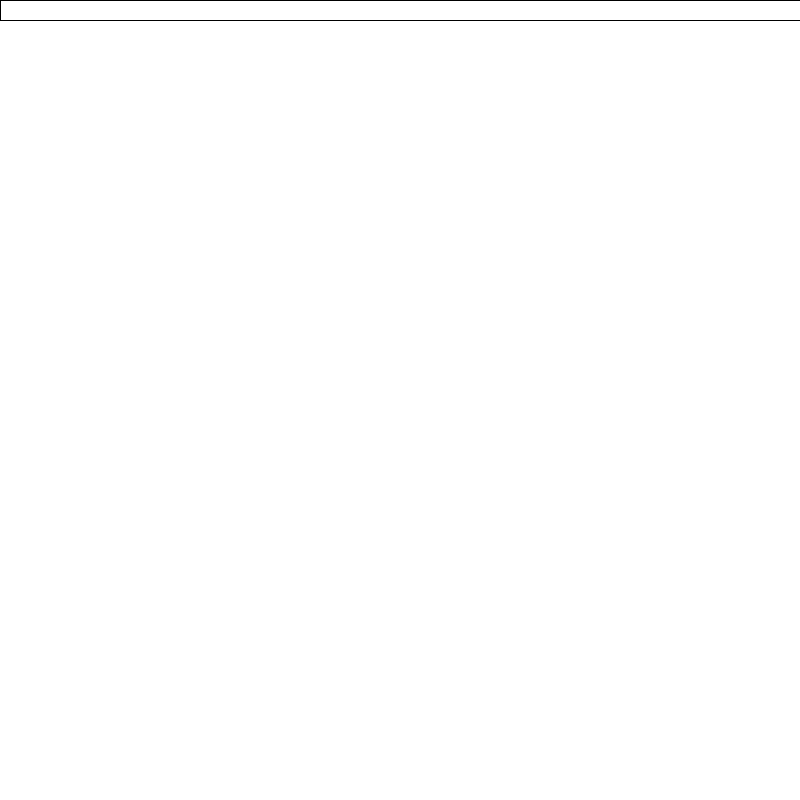
Frame 1 (no input)
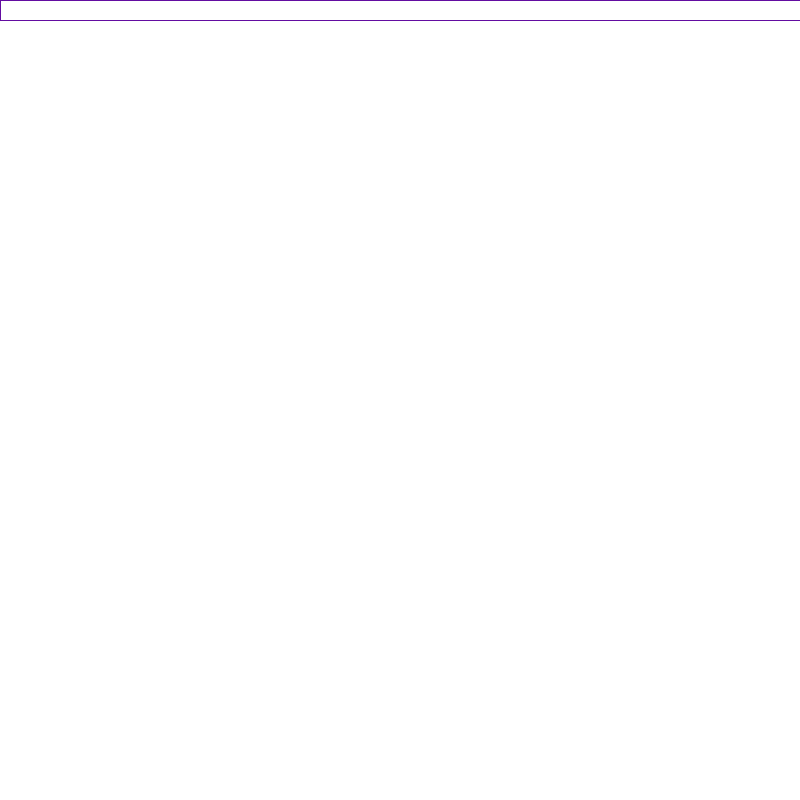
Frame 60 (the mouse pressed at the canvas centre just before this capture)
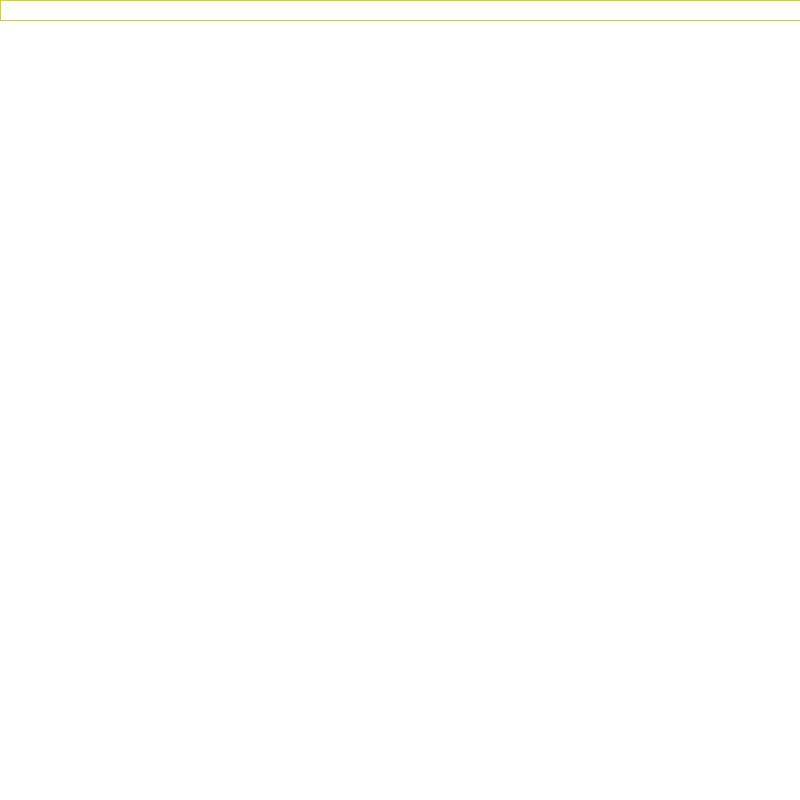
Frame 120 (the mouse held since frame 60 and released just before this capture)

The Processing sketch that drew these frames (run headless with seeded random() and noise(); from frame 60 on, the mouse is pressed at the canvas centre):

// Processing sketch: mouse_events
// ── mouse_events.pde
boolean painting = false;

void setup() {
  size(800, 800);
  background(255);
}

void draw() {
  rect(0,0, width, 20);
  stroke(random(256), random(256), random(256));
  if (painting == true) {
    ellipse(mouseX, mouseY, 40, 40);
  }
}

void mouseClicked() {
  painting =! painting;
  println(painting);
}

void keyReleased() {
  if (key == 'b' || key == 'B') {
    background(random(255), random(255), random(255));
  }
  
  if (key == 'f' || key == 'F') {
    fill(random(255), random(255), random(255));
    painting = false;
  }
  
  if (key == 's' || key == 'S') {
    save("image-" + frameCount + ".png");
  }
}
